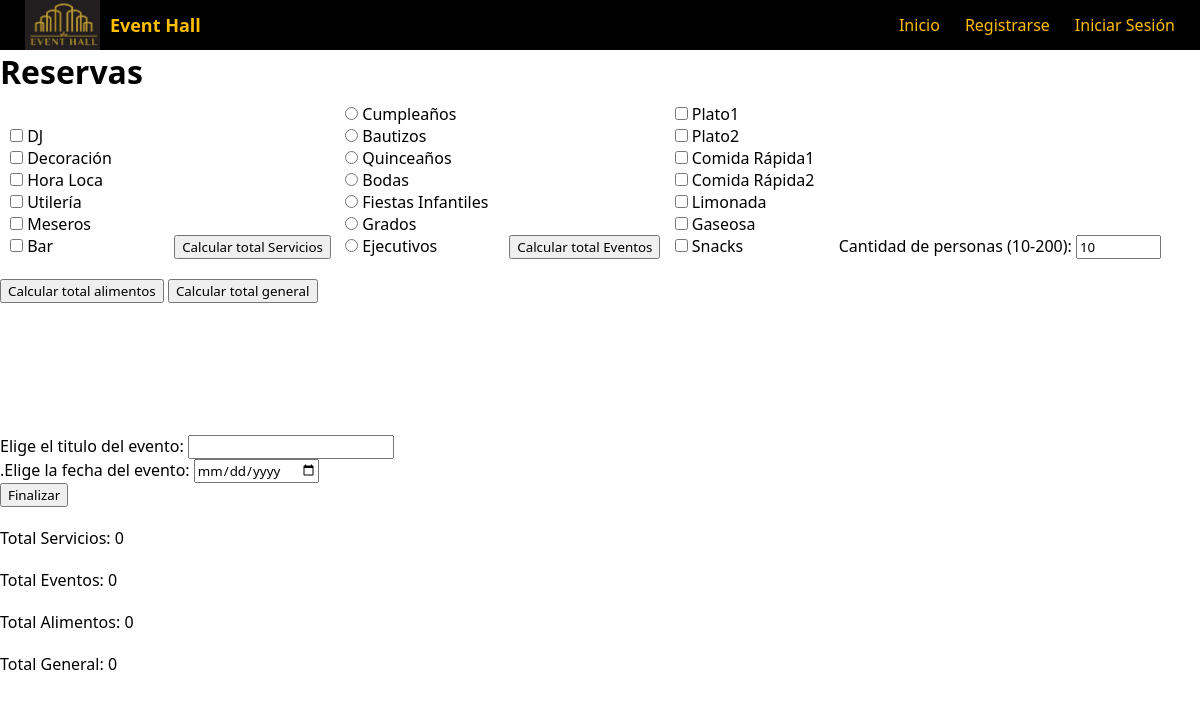
/selector/, run on an earlier commit of the app's database.
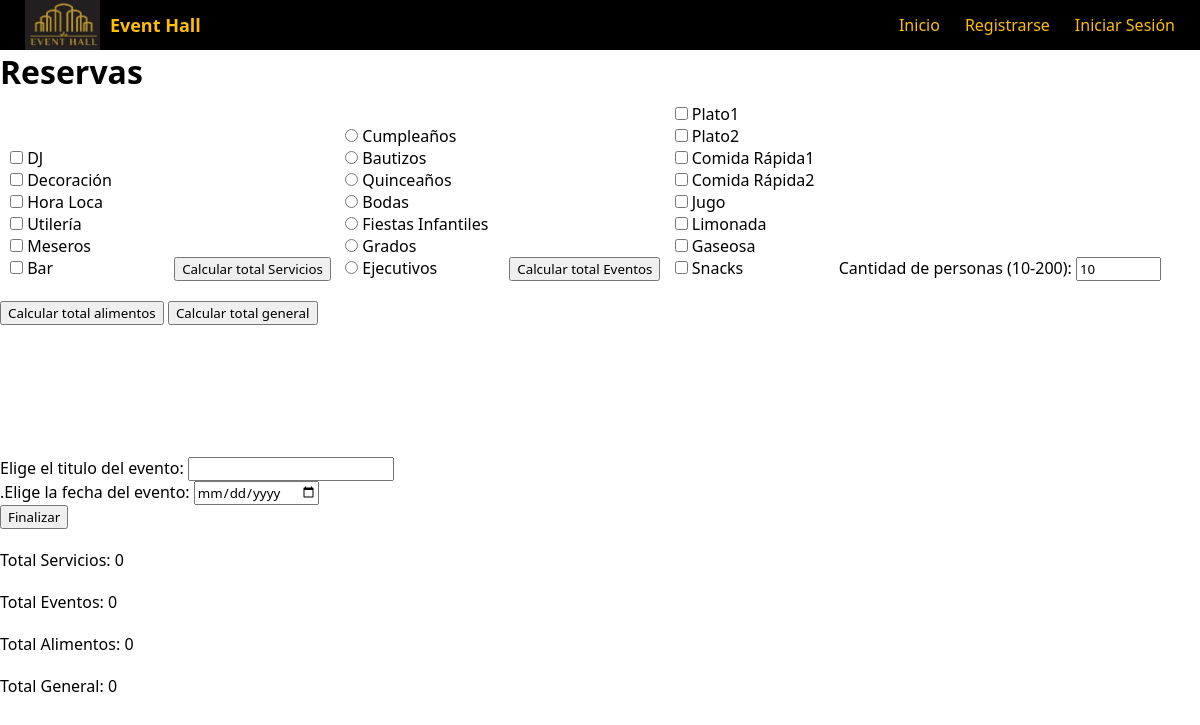
And on a later commit of the database.
### tasks/models.py (models this page shows)
class Servicio(models.Model):
    nombre = models.CharField(max_length=100)
    precio = models.DecimalField(max_digits=8, decimal_places=2)

class Eventos(models.Model):
    nombre = models.CharField(max_length=100)
    precio = models.DecimalField(max_digits=8, decimal_places=2)

class Alimentos(models.Model):
    nombre = models.CharField(max_length=100)
    precio = models.DecimalField(max_digits=8, decimal_places=2)

### tasks/views.py (the view, shortened to what this page needs)
# urls.py: path('selector/', views.selector, name='selector'),
def selector(request):
    servicios = Servicio.objects.all()
    servicios_dj = Servicio.objects.filter(nombre='DJ')
    servicios_decoracion = Servicio.objects.filter(nombre='Decoración')
    servicios_hora_loca = Servicio.objects.filter(nombre='Hora Loca')
    servicios_utileria = Servicio.objects.filter(nombre='Utilería')
    servicios_meseros = Servicio.objects.filter(nombre='Meseros')
    servicios_bar = Servicio.objects.filter(nombre='Bar')
    total_servicios = 0
    eventos = Eventos.objects.all()
    eventos_c = Eventos.objects.filter(nombre='Cumpleaños')
    eventos_ba = Eventos.objects.filter(nombre='Bautizos')
    eventos_q = Eventos.objects.filter(nombre='Quinceaños')
    eventos_bo = Eventos.objects.filter(nombre='Bodas')
    eventos_fi = Eventos.objects.filter(nombre='Fiestas Infantiles')
    eventos_g = Eventos.objects.filter(nombre='Grados')
    eventos_e = Eventos.objects.filter(nombre='Ejecutivos')
    total_eventos = 0
    alimentos = Alimentos.objects.all()
    alimentos_e1 = Alimentos.objects.filter(nombre='Plato1')
    alimentos_e2 = Alimentos.objects.filter(nombre='Plato2')
    alimentos_c1 = Alimentos.objects.filter(nombre='Comida Rápida1')
    alimentos_c2 = Alimentos.objects.filter(nombre='Comida Rápida2')
    alimentos_j1 = Alimentos.objects.filter(nombre='Jugo')
    alimentos_l = Alimentos.objects.filter(nombre='Limonada')
    alimentos_g = Alimentos.objects.filter(nombre='Gaseosa')
    alimentos_l2 = Alimentos.objects.filter(nombre='Licores')
    alimentos_s = Alimentos.objects.filter(nombre='Snacks')
    total_alimentos = 0
    cantidad_personas = int(request.POST.get('Personas', 10))
    total_alimentos *= cantidad_personas
    total_general = str(total_servicios + total_eventos + total_alimentos)
    context = {
        'servicios': servicios,
        'servicios_dj': servicios_dj,
        'servicios_decoracion': servicios_decoracion,
        'servicios_hora_loca': servicios_hora_loca,
        'servicios_utileria': servicios_utileria,
        'servicios_meseros': servicios_meseros,
        'servicios_bar': servicios_bar,
        'eventos': eventos,
        'eventos_c': eventos_c,
        'eventos_ba': eventos_ba,
        'eventos_q': eventos_q,
        'eventos_bo': eventos_bo,
        'eventos_fi': eventos_fi,
        'eventos_g': eventos_g,
        'eventos_e': eventos_e,
        'alimentos_e1': alimentos_e1,
        'alimentos_e2': alimentos_e2,
        'alimentos_c1': alimentos_c1,
        'alimentos_c2': alimentos_c2,
        'alimentos_j1': alimentos_j1,
        'alimentos_l': alimentos_l,
        'alimentos_g': alimentos_g,
        'alimentos_l2': alimentos_l2,
        'alimentos_s': alimentos_s,
        'total_alimentos': total_alimentos,
        'total_servicios': total_servicios,
        'total_eventos': total_eventos,
        'total_general': total_general
    }
    return render(request, 'tasks.html', context)

### tasks/templates/tasks.html (shortened to what this page needs)
{% extends 'base.html' %}
{% block content %}
<h1>Reservas</h1>
<form class= 'formulario' method="post" action="{% url 'selector' %}">
        <div class="checkbox-servicios">
            {% for servicio in servicios_dj %}
            <input type="checkbox" id="servicio{{ servicio.id }}" name="servicios" value="{{ servicio.id }}">
            <label for="servicio{{ servicio.id }}">{{ servicio.nombre }}</label><br>
            {% endfor %}
            {% for servicio in servicios_decoracion %}
            <input type="checkbox" id="servicio{{ servicio.id }}" name="servicios" value="{{ servicio.id }}">
            <label for="servicio{{ servicio.id }}">{{ servicio.nombre }}</label><br>
            {% endfor %}
            {% for servicio in servicios_hora_loca %}
            <input type="checkbox" id="servicio{{ servicio.id }}" name="servicios" value="{{ servicio.id }}">
            <label for="servicio{{ servicio.id }}">{{ servicio.nombre }}</label><br>
            {% endfor %}
            {% for servicio in servicios_utileria %}
            <input type="checkbox" id="servicio{{ servicio.id }}" name="servicios" value="{{ servicio.id }}">
            <label for="servicio{{ servicio.id }}">{{ servicio.nombre }}</label><br>
            {% endfor %}
            {% for servicio in servicios_meseros %}
            <input type="checkbox" id="servicio{{ servicio.id }}" name="servicios" value="{{ servicio.id }}">
            <label for="servicio{{ servicio.id }}">{{ servicio.nombre }}</label><br>
            {% endfor %}
            {% for servicio in servicios_bar %}
            <input type="checkbox" id="servicio{{ servicio.id }}" name="servicios" value="{{ servicio.id }}">
            <label for="servicio{{ servicio.id }}">{{ servicio.nombre }}</label><br>
            {% endfor %}
        </div>
        <input type="submit" class="valor-servicio" value="Calcular total Servicios">
        <div class="radio-eventos">
            {% for eventos in eventos_c %}
            <input type="radio" id="eventos{{ eventos.id }}" name="eventos" value="{{ eventos.id }}">
            <label for="eventos{{ eventos.id }}">{{ eventos.nombre }}</label><br>
            {% endfor %}
            {% for eventos in eventos_ba %}
            <input type="radio" id="eventos{{ eventos.id }}" name="eventos" value="{{ eventos.id }}">
            <label for="eventos{{ eventos.id }}">{{ eventos.nombre }}</label><br>
            {% endfor %}
            {% for eventos in eventos_q %}
            <input type="radio" id="eventos{{ eventos.id }}" name="eventos" value="{{ eventos.id }}">
            <label for="eventos{{ eventos.id }}">{{ eventos.nombre }}</label><br>
            {% endfor %}
            {% for eventos in eventos_bo %}
            <input type="radio" id="eventos{{ eventos.id }}" name="eventos" value="{{ eventos.id }}">
            <label for="eventos{{ eventos.id }}">{{ eventos.nombre }}</label><br>
            {% endfor %}
            {% for eventos in eventos_fi %}
            <input type="radio" id="eventos{{ eventos.id }}" name="eventos" value="{{ eventos.id }}">
            <label for="eventos{{ eventos.id }}">{{ eventos.nombre }}</label><br>
            {% endfor %}
            {% for eventos in eventos_g %}
            <input type="radio" id="eventos{{ eventos.id }}" name="eventos" value="{{ eventos.id }}">
            <label for="eventos{{ eventos.id }}">{{ eventos.nombre }}</label><br>
            {% endfor %}
            {% for eventos in eventos_e %}
            <input type="radio" id="eventos{{ eventos.id }}" name="eventos" value="{{ eventos.id }}">
            <label for="eventos{{ eventos.id }}">{{ eventos.nombre }}</label><br>
            {% endfor %}
        </div>
        <input type="submit" class="valor-eventos" value="Calcular total Eventos">
        <div class="checkbox-alimentos">
            {% for alimentos in alimentos_e1 %}
            <input type="checkbox" id="alimentos{{ alimentos.id }}" name="alimentos" value="{{ alimentos.id }}" onchange="mostrarCuadroDescriptivo('{{ alimentos.id }}', 'Plato1: carne en rollo, ensalada de vegetales, pan, arroz')">
            <label for="alimentos{{ alimentos.id }}">{{ alimentos.nombre }}</label><br>
            {% endfor %}
            {% for alimentos in alimentos_e2 %}
            <input type="checkbox" id="alimentos{{ alimentos.id }}" name="alimentos" value="{{ alimentos.id }}"onchange="mostrarCuadroDescriptivo('{{ alimentos.id }}', 'Plato2: filete de pollo, ensalada de papa, arroz')">
            <label for="alimentos{{ alimentos.id }}">{{ alimentos.nombre }}</label><br>
            {% endfor %}
            {% for alimentos in alimentos_c1 %}
            <input type="checkbox" id="alimentos{{ alimentos.id }}" name="alimentos" value="{{ alimentos.id }}"onchange="mostrarCuadroDescriptivo('{{ alimentos.id }}', 'Comida Rápida1: Hamburguesa')">
            <label for="alimentos{{ alimentos.id }}">{{ alimentos.nombre }}</label><br>
            {% endfor %}
            {% for alimentos in alimentos_c2 %}
            <input type="checkbox" id="alimentos{{ alimentos.id }}" name="alimentos" value="{{ alimentos.id }}"onchange="mostrarCuadroDescriptivo('{{ alimentos.id }}', 'Comida Rápida2: Perro')">
            <label for="alimentos{{ alimentos.id }}">{{ alimentos.nombre }}</label><br>
            {% endfor %}
            {% for alimentos in alimentos_j1 %}
            <input type="checkbox" id="alimentos{{ alimentos.id }}" name="alimentos" value="{{ alimentos.id }}"onchange="mostrarCuadroDescriptivo('{{ alimentos.id }}', 'Jugo: Maracuyá, Lulo, Mora')">
            <label for="alimentos{{ alimentos.id }}">{{ alimentos.nombre }}</label><br>
            {% endfor %}
            {% for alimentos in alimentos_l %}
            <input type="checkbox" id="alimentos{{ alimentos.id }}" name="alimentos" value="{{ alimentos.id }}"onchange="mostrarCuadroDescriptivo('{{ alimentos.id }}', 'Limonada: Coco,Cerezada, Limón')">
            <label for="alimentos{{ alimentos.id }}">{{ alimentos.nombre }}</label><br>
            {% endfor %}
            {% for alimentos in alimentos_g %}
            <input type="checkbox" id="alimentos{{ alimentos.id }}" name="alimentos" value="{{ alimentos.id }}"onchange="mostrarCuadroDescriptivo('{{ alimentos.id }}', 'Gaseosa: Colombiana, Manzana, Popular')">
            <label for="alimentos{{ alimentos.id }}">{{ alimentos.nombre }}</label><br>
            {% endfor %}
            {% for alimentos in alimentos_s %}
            <input type="checkbox" id="alimentos{{ alimentos.id }}" name="alimentos" value="{{ alimentos.id }}"onchange="mostrarCuadroDescriptivo('{{ alimentos.id }}', 'Snacks: Papas, Gomas, Maní')">
            <label for="alimentos{{ alimentos.id }}">{{ alimentos.nombre }}</label><br>
            {% endfor %}
        </div>
        <label for="Personas">Cantidad de personas (10-200):</label>
        <input type="number" id="Personas" name="Personas"
              min="10" max="200" value = "10">
        <input type="submit" class="valor-alimentos" value="Calcular total alimentos">
        <input type="submit" class="calcular-total" value="Calcular total general">
          <br><br><br><br><br><br><br>
          <form action="https://example.com">
            <label>
              Elige el titulo del evento:
              <input type="text">
            </label><br>
            <label>
              .Elige la fecha del evento:
              <input type="date" name="event" />
            </label><br>
            <p><button>Finalizar</button></p>
          </form>
</form>
<p class="mi-total-servicios">Total Servicios: {{ total_servicios }}</p>
<p class="mi-total-eventos">Total Eventos: {{ total_eventos }}</p>
<p class="mi-total-alimentos">Total Alimentos: {{ total_alimentos }}</p>
<p class="mi-total-general">Total General: {{ total_general }}</p>
{% endblock %}

### tasks/templates/base.html (shortened to what this page needs)
<!DOCTYPE html>
<html lang="en">
<head>
    {% load static %}
    <link rel="stylesheet" type="text/css" href="{% static 'css/styles.css' %}"/>
</head>
<body>
    <nav class="navbar">
        <ul class="navbar__container">
            <div class="navbar__logo">
                <img class="logo" src="{% static 'media/logo.jpg' %}" />
                <span class="proyectname">Event Hall</span>
            </div>
            <li class="navbar__container-item">
                <a href="/">Inicio</a>
            </li>
            {% if user.is_authenticated %}
            <li class="navbar__container-item">
                <a href="/selector">Reservas</a>
            </li>
            <li class="navbar__container-item">
                <a href="/calendario">Calendario</a>
            </li>
            <li class="navbar__container-item">
                <a href="/logout">Cerrar Sesión</a>
            </li>
            {% else %}
            <li class="navbar__container-item">
                <a href="/signup">Registrarse</a>
            </li>
            <li class="navbar__container-item">
                <a href="/signin">Iniciar Sesión</a>
            </li>
            {% endif %}
        </ul>
    </nav>
    {% block content %}
    {% endblock %}
</body>
</html>

### tasks/static/css/styles.css (style rules this page uses)
* { font-family: system-ui, -apple-system, BlinkMacSystemFont, 'Segoe UI', Roboto, Oxygen, Ubuntu, Cantarell, 'Open Sans', 'Helvetica Neue', sans-serif; margin: 0; }
:root { --black: #000000; --black-second: #353535; --blue-first: #0cbccc; --blue-second: #008B8B; --gray: #97978f; --white: #ffffff; --yellow: hsl(45, 100%, 50%); }
.navbar { position: sticky; width: 100%; top: 0; }
.navbar .navbar__container { align-items: center; background-color: var(--black); column-gap: 5px; display: flex; justify-content: end; height: 50px; padding-right: 15px; position: relative; }
.navbar .navbar__logo { position: absolute; left: 25px; height: 100%; display: flex; align-items: center; }
.navbar .navbar__container .logo { height: 100%; }
.navbar .navbar__container .proyectname { color: var(--yellow); padding-left: 10px; font-weight: bold; font-size: 18px; }
.navbar .navbar__container .navbar__container-item { list-style: none; height: 100%; }
.navbar .navbar__container .navbar__container-item a { align-items: center; display: flex; color: var(--yellow); text-decoration: none; height: 100%; padding: 0 10px; transition: all 300ms ease-out; }
.checkbox-servicios, .radio-eventos, .checkbox-alimentos { display: inline-block; width: 150px; height: 100px; margin: 10px; }
.valor-servicio { margin-top: 20px; }
.mi-total-servicios, .mi-total-eventos, .mi-total-alimentos, .mi-total-general { margin-top: 20px; }
.calcular-total { margin-top: 20px; }

What changed in the data, as far as the page shows it:
now on this page (row edited): Alimentos: nombre "Jugo"
